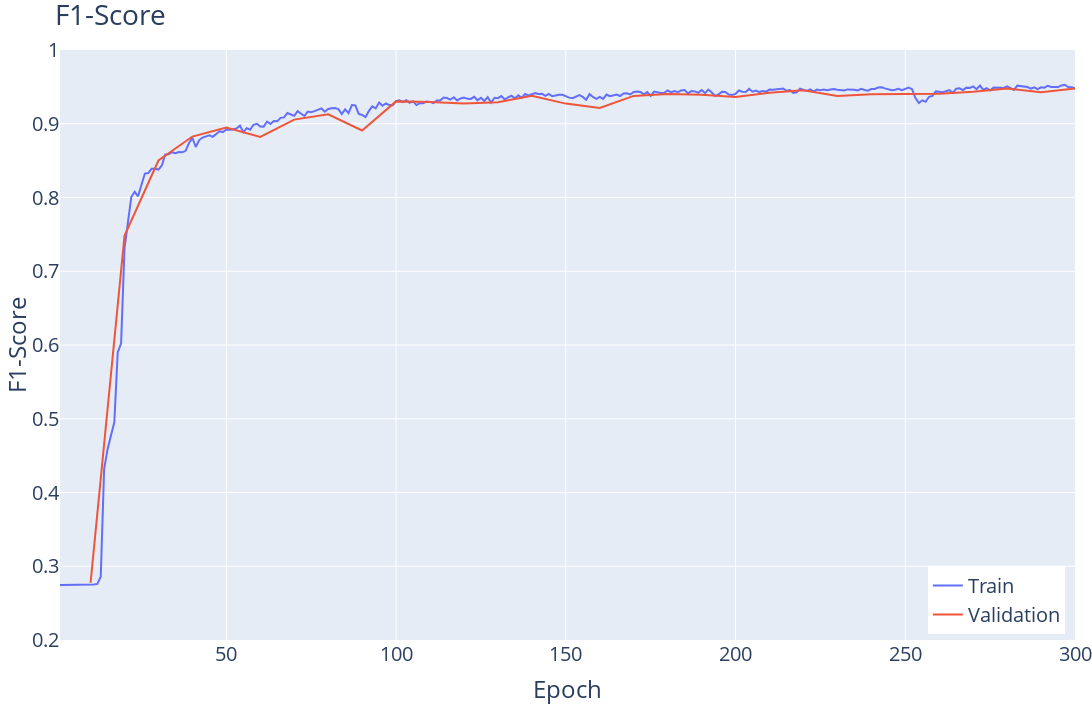

Notebook source saved alongside this figure:
### Code cell
layout_params = dict(
    xaxis_title='Epoch',
    yaxis_title='F1-Score',
    yaxis_range=[0.2, 1],
    font=dict(
        size=20,
    ),
    autosize=False,
    width=1280,
    height=720,
    legend=dict(
        yanchor='bottom',
        y=0.01,
        xanchor='right',
        x=0.99,
    ),
)

fig = utils_plotly.create_figure(
    f'F1-Score',
    # groups=['Train', 'Validation'],
    **layout_params,
)

x_train = np.linspace(1, 300, 300)
x_val = np.linspace(10, 300, 30)
utils_plotly.plot_line(data=f1_score_train, fig=fig, x=x_train, name='Train', showlegend=True)
utils_plotly.plot_line(data=f1_score_val, fig=fig, x=x_val, name='Validation', showlegend=True)

fig.show()

### Figure 1 — Plotly figure (JSON) as saved in the notebook; plotly's stock layout.template omitted (floating-point values rounded to 4 significant figures; data arrays with more than 128 entries replaced by an {"elided": "..."} marker saying what was removed)
{"data": [{"mode": "lines", "name": "Train", "showlegend": true, "type": "scatter", "x": {"elided": "300 int values"}, "y": {"elided": "300 float values"}}, {"mode": "lines", "name": "Validation", "showlegend": true, "type": "scatter", "x": [10, 20, 30, 40, 50, 60, 70, 80, 90, 100, 110, 120, 130, 140, 150, 160, 170, 180, 190, 200, 210, 220, 230, 240, 250, 260, 270, 280, 290, 300], "y": [0.2776, 0.748, 0.8501, 0.8826, 0.895, 0.8821, 0.9056, 0.9129, 0.8909, 0.9303, 0.9294, 0.9275, 0.9292, 0.938, 0.9273, 0.9213, 0.9377, 0.9403, 0.9394, 0.9362, 0.9419, 0.9453, 0.9375, 0.94, 0.9403, 0.9407, 0.9435, 0.9477, 0.9427, 0.9478]}], "layout": {"autosize": false, "font": {"size": 20}, "height": 720, "hoverlabel": {"namelength": -1}, "legend": {"x": 0.99, "xanchor": "right", "y": 0.01, "yanchor": "bottom"}, "margin": {"l": 0, "r": 0, "t": 50}, "title": {"text": "F1-Score"}, "width": 1280, "xaxis": {"title": {"text": "Epoch"}}, "yaxis": {"range": [0.2, 1], "title": {"text": "F1-Score"}}}}
